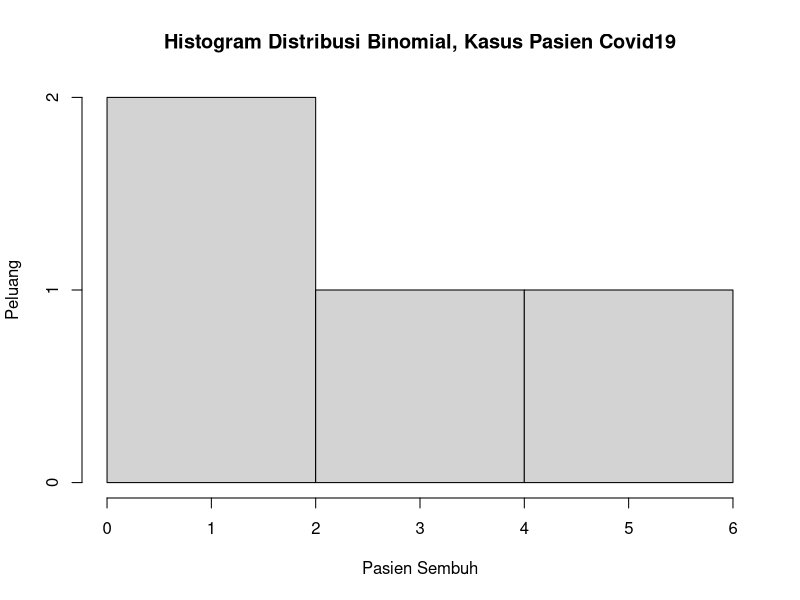

R code for this plot:
# 2
n <- 20
p <- 0.2

# a
sembuh <- 4
dbinom(sembuh, n, prob = p)

# b 
kasus <- rbinom(sembuh, n, prob = p)
hist(kasus, xlab = "Pasien Sembuh", ylab = "Peluang",main = "Histogram Distribusi Binomial, Kasus Pasien Covid19")

# c
rataan <- n * p
varian <- n * p * (1 - p)
rataan
varian
